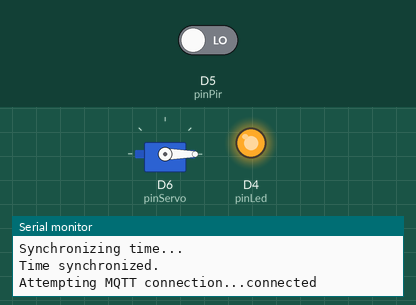
Recording of a sketch running on a simulated ESP8266 (Wemos D1 mini). Shown: servo, output pins drawn as LEDs (lit = HIGH), the last lines printed to the serial monitor. Inputs (shaded band) come from the test bench; at power-on: D5 (pinPir) LOW. WiFi joins after 1.5 s; servers stay silent unless stated; the local clock reads 2024-03-15 10:24:30 at power-on unless the sketch sets it; no MQTT or app messages arrive unless stated.

Above: at 2.8 s.
2.9 s: D5 (pinPir) driven HIGH
At 3.2 s:
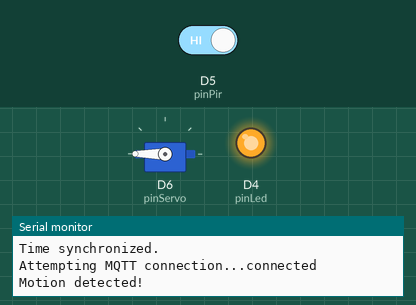
4.4 s: D5 (pinPir) driven LOW
At 5.5 s:
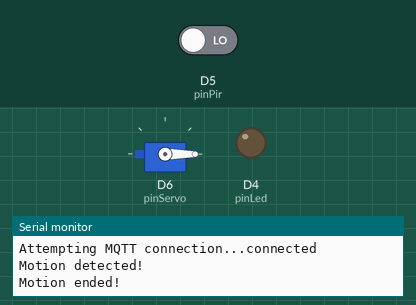
5.9 s: D5 (pinPir) driven HIGH
At 7.4 s:
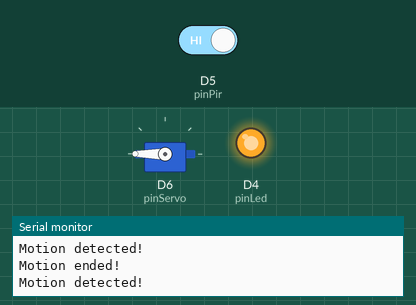
Timing chart, 0 to 8.9 s (numbered marks = the images above; inputs shaded):
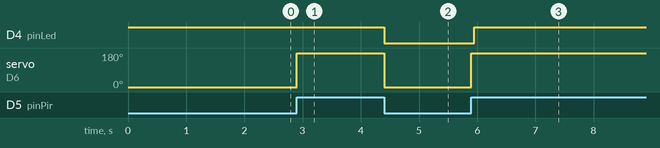

Measured:
- after the input at 2.9 s, servo on D6 (pinServo): 0° → 180° at once
- after the input at 4.4 s, D4 (pinLed): HIGH → LOW at once; servo on D6 (pinServo): 180° → 0° at once
- after the input at 5.9 s, D4 (pinLed): LOW → HIGH after 0.05 s; servo on D6 (pinServo): 0° → 180° at once

The sketch:

code.ino
```cpp
//DEVICE
#include <SoftwareSerial.h>
#include <Servo.h>
#include <time.h>
#define TX_PIN D1
#define RX_PIN D2

int pinLed = D4;
int pinPir = D5;
int pinServo = D6;
int pirState = LOW;
int val = 0;
Servo myservo;

// WIFI
#include <ESP8266WiFi.h>
#include <PubSubClient.h>
#include <ArduinoJson.h>
#define ssid "Minh Vang"
#define password "choxincaighe"
// Thông tin về MQTT Broker
#define mqtt_server "broker.emqx.io"
const uint16_t mqtt_port = 1883;  //Port của MQTT broker
#define mqtt_topic_pub_led "finalpj/device/infoservo"
#define mqtt_topic_sub_led "finalpj/device/infoservo"

WiFiClient espClient;
PubSubClient client(espClient);
StaticJsonDocument<256> doc;  //PubSubClient limits the message size to 256 bytes (including header)
char ledstatus[32] = "on";

void setup() {
  Serial.begin(9600);
  // bluetooth.begin(9600);

  // pinMode(RX_PIN, INPUT);
  // pinMode(TX_PIN, OUTPUT);
  pinMode(pinLed, OUTPUT);
  myservo.attach(pinServo);
  pinMode(pinPir, INPUT);

  digitalWrite(pinLed, HIGH);
  myservo.write(0);
  Serial.println("Bluetooth On please press 1 or 0 blink LED");

  setup_wifi();
  // cài đặt server eclispe mosquitto / mqttx và lắng nghe client ở port 1883
  setupTime();
  client.setServer(mqtt_server, mqtt_port);
  // gọi hàm callback để thực hiện các chức năng publish/subcribe
  client.setCallback(callback);
  // gọi hàm reconnect() để thực hiện kết nối lại với server khi bị mất kết nối
  reconnect();
}

void loop() {
  // kiểm tra nếu ESP8266 chưa kết nối được thì sẽ thực hiện kết nối lại
  if (!client.connected()) {
    reconnect();
  }
  client.loop();

  //Tu dong mo cua
  autoOpenDoor();
}

void autoOpenDoor() {
  val = digitalRead(pinPir);  // đọc giá trị đầu vào.
  if (val == HIGH)            // nếu giá trị ở mức cao.(1)
  {
    if (pirState == LOW) {
      Serial.println("Motion detected!");
      openDoor(true);
      digitalWrite(pinLed, HIGH);  // LED On
      pirState = HIGH;
    }
  } else {
    if (pirState == HIGH) {
      Serial.println("Motion ended!");
      digitalWrite(pinLed, LOW);
      openDoor(false);
      pirState = LOW;
    }
  }
}

void openDoor(bool isEnable) {
  size_t n;
  char buffer[256];
  if (isEnable) {
    myservo.write(180);
    if (client.connect("finalpf_finalpj")) {
      doc["datetime"] = getTime();
      doc["device"] = "SERVO";
      doc["message"] = "The door is openning";
      doc["status"] = "ON";
      n = serializeJson(doc, buffer);
      client.publish(mqtt_topic_pub_led, buffer, n);
      // đăng kí nhận gói tin tại topic wemos/ledstatus
      client.subscribe(mqtt_topic_sub_led);
    }
  }
  if (!isEnable) {
    myservo.write(0);
    if (client.connect("finalpf_finalpj")) {
      doc["datetime"] = getTime();
      doc["device"] = "SERVO";
      doc["message"] = "The door is closing";
      doc["status"] = "OFF";  // Thêm thời gian thực
      size_t n = serializeJson(doc, buffer);
      client.publish(mqtt_topic_pub_led, buffer, n);
        // đăng kí nhận gói tin tại topic wemos/ledstatus
      client.subscribe(mqtt_topic_sub_led);
    }
  }
}

void setup_wifi() {
  delay(10);
  Serial.println();
  Serial.print("Connecting to ");
  Serial.println(ssid);
  // kết nối đến mạng Wifi
  WiFi.begin(ssid, password);
  // in ra dấu . nếu chưa kết nối được đến mạng Wifi
  while (WiFi.status() != WL_CONNECTED) {
    delay(500);
    Serial.print(".");
  }
  // in ra thông báo đã kết nối và địa chỉ IP của ESP8266
  Serial.println("");
  Serial.println("WiFi connected");
  Serial.println("IP address: ");
  Serial.println(WiFi.localIP());
}

void setupTime() {
  configTime(7 * 3600, 0, "pool.ntp.org", "time.nist.gov"); // GMT+7
  Serial.println("Synchronizing time...");
  while (time(nullptr) < 100000) { // Chờ thời gian được đồng bộ
    delay(500);
    Serial.print(".");
  }
  Serial.println("\nTime synchronized.");
}

void callback(char* topic, byte* payload, unsigned int length) {
  //chuyen doi *byte sang json
  deserializeJson(doc, payload, length);
  //doc thong tin status tu chuỗi json trả về
  strlcpy(ledstatus, doc["status"] | "on", sizeof(ledstatus));
  String mystring(ledstatus);
  //in ra tên của topic và nội dung nhận được từ kênh MQTT lens đã publish
  Serial.print("Message arrived [");
  Serial.print(topic);
  Serial.print("] ");
  // in trang thai cua led
  Serial.println(ledstatus);
}

void reconnect() {
  // lặp cho đến khi được kết nối trở lại
  while (!client.connected()) {
    Serial.print("Attempting MQTT connection...");
    // hàm connect có đối số thứ 1 là id đại diện cho mqtt client, đối số thứ 2 là username và đối số thứ 3 là password
    if (client.connect("finalpf_finalpj")) {
      Serial.println("connected");
      // publish gói tin "Hello esp8266!" đến topic mqtt_topic_pub_test

      char buffer[256];
      doc["message"] = "Hello esp8266!";
      size_t n = serializeJson(doc, buffer);
      client.publish(mqtt_topic_pub_led, buffer, n);
    } else {
      // in ra màn hình trạng thái của client khi không kết nối được với MQTT broker
      Serial.print("failed, rc=");
      Serial.print(client.state());
      Serial.println(" try again in 5 seconds");
      // delay 5s trước khi thử lại
      delay(5000);
    }
  }
}

String getTime() {
  time_t now = time(nullptr);
  struct tm* timeinfo = localtime(&now);
  char timeString[30];
  strftime(timeString, sizeof(timeString), "%Y-%m-%d %H:%M:%S", timeinfo);
  return String(timeString);
}
```
